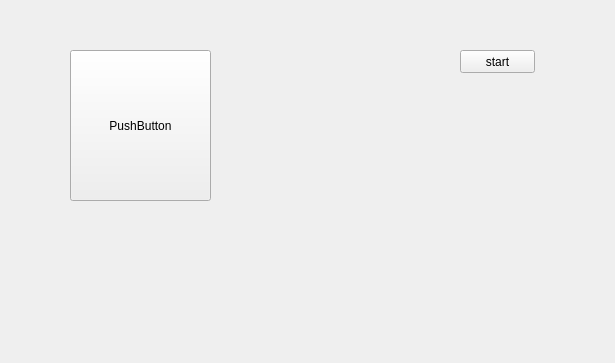
<?xml version="1.0" encoding="UTF-8"?>
<ui version="4.0">
 <class>Widget</class>
 <widget class="QWidget" name="Widget">
  <property name="geometry">
   <rect>
    <x>0</x>
    <y>0</y>
    <width>615</width>
    <height>363</height>
   </rect>
  </property>
  <property name="windowTitle">
   <string>Widget</string>
  </property>
  <widget class="QPushButton" name="pushButton">
   <property name="geometry">
    <rect>
     <x>70</x>
     <y>50</y>
     <width>141</width>
     <height>151</height>
    </rect>
   </property>
   <property name="text">
    <string>PushButton</string>
   </property>
  </widget>
  <widget class="QPushButton" name="pushButton_2">
   <property name="geometry">
    <rect>
     <x>460</x>
     <y>50</y>
     <width>75</width>
     <height>23</height>
    </rect>
   </property>
   <property name="text">
    <string>start</string>
   </property>
  </widget>
 </widget>
 <layoutdefault spacing="6" margin="11"/>
 <resources/>
 <connections/>
</ui>
